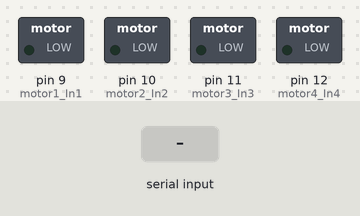
The sketch below on a simulated Arduino Uno, built with avr-gcc and run on an emulated ATmega328P. On the bench: switched loads named in the sketch (green lamp = pin HIGH). Inputs (shaded band) come from the test bench.

Above: at 1.2 s.
1.3 s: "W" received over Serial
At 2.0 s:
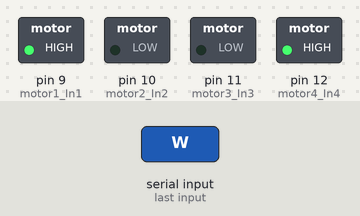
2.8 s: "A" received over Serial
At 3.1 s:
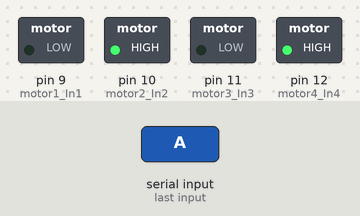
4.3 s: "D" received over Serial
At 5.5 s:
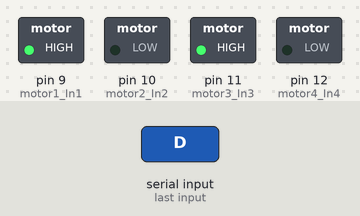
5.8 s: "S" received over Serial
At 6.6 s:
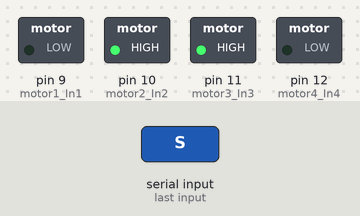
7.3 s: "X" received over Serial
At 7.7 s:
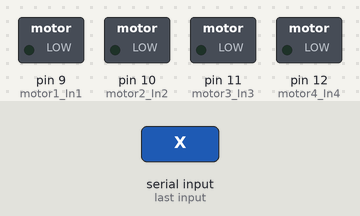
Timing chart, 0 to 9.8 s (numbered marks = the images above; inputs shaded):
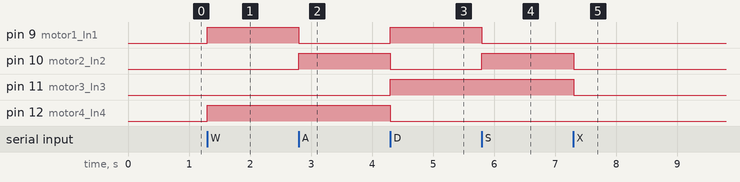

Measured:
- after the input at 1.3 s, pin 9 (motor1_In1), pin 12 (motor4_In4): LOW → HIGH at once
- after the input at 2.8 s, pin 9 (motor1_In1): HIGH → LOW at once; pin 10 (motor2_In2): LOW → HIGH at once
- after the input at 4.3 s, pin 9 (motor1_In1), pin 11 (motor3_In3): LOW → HIGH at once; pin 10 (motor2_In2), pin 12 (motor4_In4): HIGH → LOW at once
- after the input at 5.8 s, pin 9 (motor1_In1): HIGH → LOW at once; pin 10 (motor2_In2): LOW → HIGH at once
- after the input at 7.3 s, pin 10 (motor2_In2), pin 11 (motor3_In3): HIGH → LOW at once

The sketch:

LAPTOP_CONTROL_BOT.ino
```cpp
int motor1_In1=9;
int motor2_In2=10;
int motor3_In3=11;
int motor4_In4=12;

void setup()
{
  pinMode(motor1_In1,OUTPUT);
  pinMode(motor2_In2,OUTPUT);
  pinMode(motor3_In3,OUTPUT);
  pinMode(motor4_In4,OUTPUT);
  Serial.begin(9600);
}

void loop()
{
  char cmd=Serial.read();
  if(cmd=='W')
  {
    digitalWrite(motor1_In1,HIGH);
    digitalWrite(motor2_In2,LOW);
    digitalWrite(motor3_In3,LOW);
    digitalWrite(motor4_In4,HIGH);

  }
  else if(cmd=='A')
  {
    digitalWrite(motor1_In1,LOW);
    digitalWrite(motor2_In2,HIGH);
    digitalWrite(motor3_In3,LOW);
    digitalWrite(motor4_In4,HIGH);
  }
  else if(cmd=='D')
  {
    digitalWrite(motor1_In1,HIGH);
    digitalWrite(motor2_In2,LOW);
    digitalWrite(motor3_In3,HIGH);
    digitalWrite(motor4_In4,LOW);
  }

  else if(cmd=='S')
  {
    digitalWrite(motor1_In1,LOW);
    digitalWrite(motor2_In2,HIGH);
    digitalWrite(motor3_In3,HIGH);
    digitalWrite(motor4_In4,LOW);
  }
  else if(cmd=='X')
  {
    digitalWrite(motor1_In1,LOW);
    digitalWrite(motor2_In2,LOW);
    digitalWrite(motor3_In3,LOW);
    digitalWrite(motor4_In4,LOW);
  }
}
```
